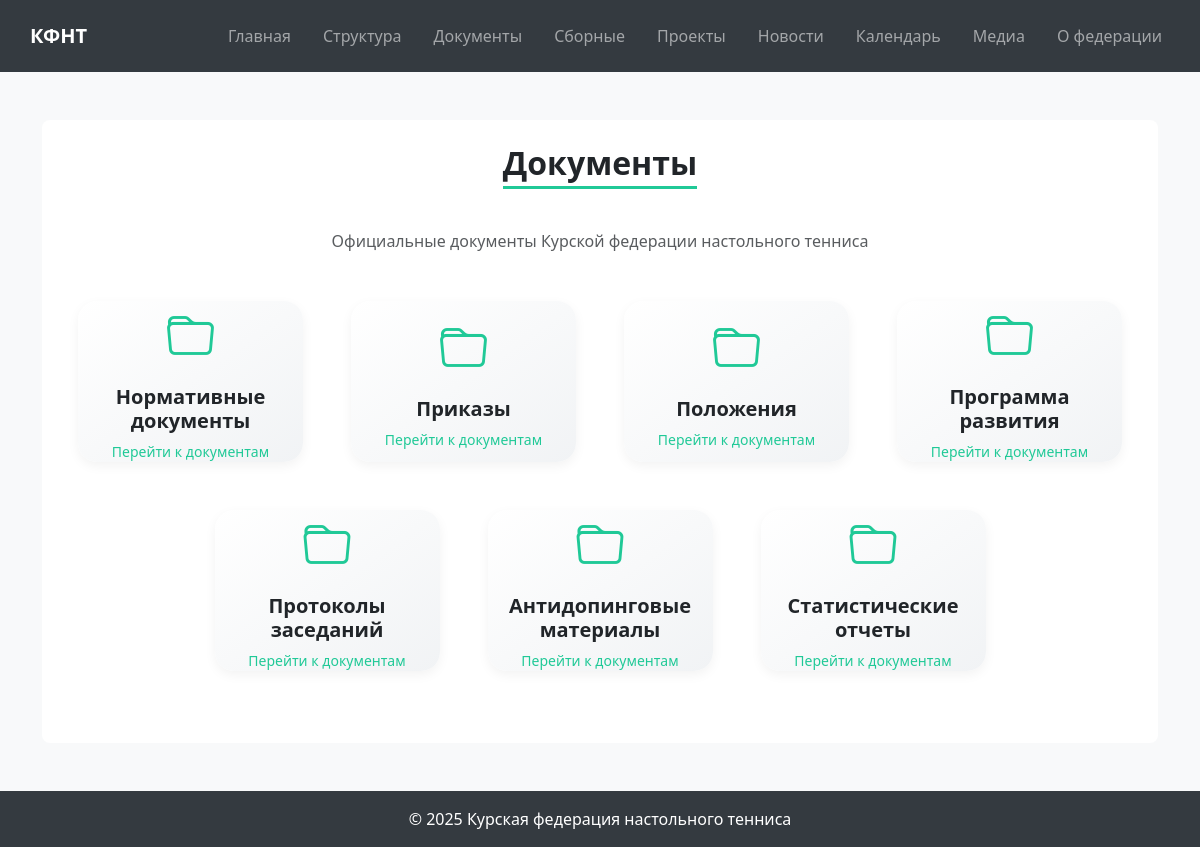
/documents/, run on the app's committed database.
### documents/models.py (models this page shows, shortened)
class Category(models.Model):
    name = models.CharField('Название', max_length=100, unique=True)
    slug = models.SlugField('Slug', unique=True)
    order = models.PositiveIntegerField(default=0)
    class Meta:
        ordering = ['order']
        verbose_name = 'Категория документов'
        verbose_name_plural = 'Категории документов'

### documents/views.py (the view)
# urls.py: path('', category_list, name='categories'),
def category_list(request):
    categories = Category.objects.all()
    return render(request, 'documents/categories.html', {'categories': categories})

### templates/documents/categories.html (shortened to what this page needs)
{% extends "base.html" %}
{% block content %}
<section class="mb-5 text-center">
  <h1 class="section-title">Документы</h1>
  <p class="text-muted col-lg-8 mx-auto mt-2">
    Официальные документы Курской федерации настольного тенниса
  </p>
</section>
<section class="mb-5">
  <div class="container-xl">
    <div class="row g-5 justify-content-center">
      {% for cat in categories %}
      <div class="col-sm-12 col-md-6 col-lg-4 col-xl-3">
        <a href="{% url 'documents:category' cat.slug %}" class="text-decoration-none">
          <div class="card-premium h-100">
            <div class="card-content">
              <i class="bi bi-folder"></i>
              <h5>{{ cat.name }}</h5>
              <p class="small mb-0">Перейти к документам</p>
            </div>
          </div>
        </a>
      </div>
      {% endfor %}
    </div>
  </div>
</section>
{% endblock %}

### templates/base.html (style rules this page uses)
:root { --main-bg: #343A40; --accent-color: #20C997; --accent-hover: #17a589; --text-color: #212529; --card-bg: #FFFFFF; --body-bg: #F8F9FA; --font-family: 'Segoe UI', Tahoma, Geneva, Verdana, sans-serif; }
body { background-color: var(--body-bg); color: var(--text-color); font-family: 'Segoe UI', Tahoma, Geneva, Verdana, sans-serif; }
a { color: var(--accent-color); text-decoration: none; }
.section-title { border-bottom: 2px solid var(--accent-color); display: inline-block; padding-bottom: 0.25rem; margin-bottom: 2rem; font-weight: 600; }

### templates/documents/categories.html (style rules this page uses)
.section-title { font-size: 2rem; font-weight: 600; border-bottom: 3px solid var(--accent-color); display: inline-block; padding-bottom: 0.25rem; color: var(--text-color); }
.card-premium { position: relative; border-radius: 1.2rem; overflow: hidden; height: 220px; cursor: pointer; transition: transform 0.4s, box-shadow 0.4s, background 0.4s; background: linear-gradient(145deg, var(--card-bg), #f1f3f5); box-shadow: 0 4px 12px rgba(0,0,0,0.05); }
.card-content { height: 100%; display: flex; flex-direction: column; justify-content: center; align-items: center; text-align: center; }
.card-content i { font-size: 3rem; margin-bottom: 0.75rem; color: var(--accent-color); transition: transform 0.3s, color 0.3s; }
.card-content h5 { font-weight: 600; color: var(--text-color); }
.card-content p { color: var(--accent-color); font-weight: 500; }

### data on the page
Category: name "Нормативные документы"
Category: name "Приказы"
Category: name "Положения"
Category: name "Программа развития"
Category: name "Протоколы заседаний"
Category: name "Антидопинговые материалы"
Category: name "Статистические отчеты"
